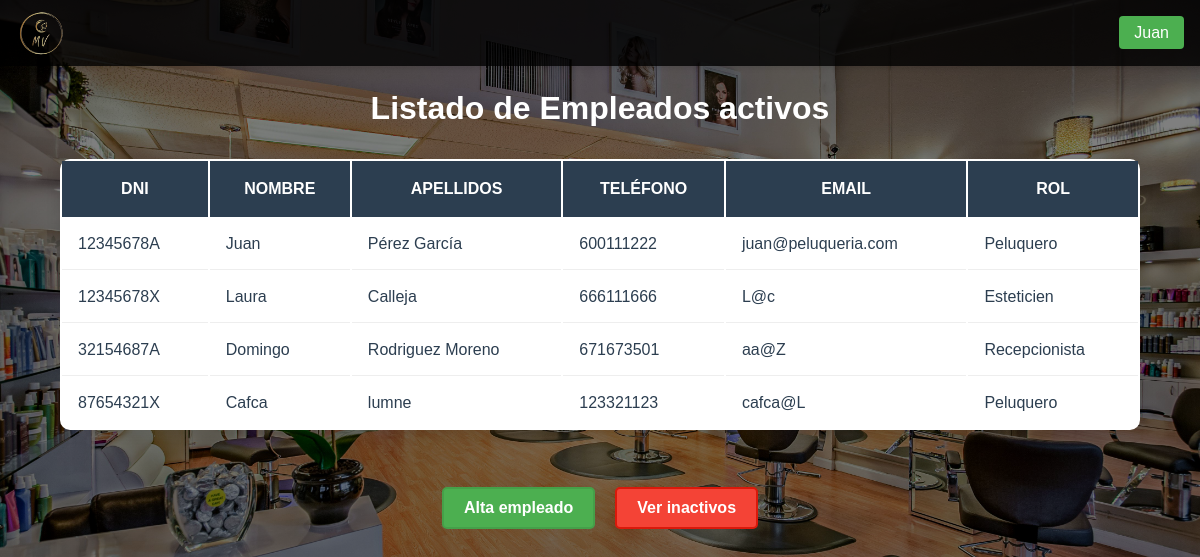
The page /paginas/empleados.php (signed in) on the database its author committed.
### tables this page shows
CREATE TABLE `empleados` (
  `dni` varchar(20) NOT NULL,
  `nombre` varchar(100) NOT NULL,
  `apellidos` varchar(100) NOT NULL,
  `telefono` varchar(15) DEFAULT NULL,
  `email` varchar(100) DEFAULT NULL,
  `id_rol` int DEFAULT NULL,
  `contraseña` varchar(255) NOT NULL,
  `es_admin` tinyint(1) NOT NULL DEFAULT '0',
  `activo` tinyint(1) DEFAULT '1',
  PRIMARY KEY (`dni`),
  KEY `id_rol` (`id_rol`),
  CONSTRAINT `empleados_ibfk_1` FOREIGN KEY (`id_rol`) REFERENCES `roles` (`id_rol`)
);

CREATE TABLE `roles` (
  `id_rol` int NOT NULL AUTO_INCREMENT,
  `nombre_rol` varchar(50) NOT NULL,
  PRIMARY KEY (`id_rol`)
);

### funcionalidades/verificar_admin.php (called while the page is built, shortened)
<?php
function esAdministrador($conn) {
    try {
        $stmt = $conn->prepare("SELECT es_admin FROM empleados WHERE dni = :dni AND activo = 1");
        $stmt->execute([':dni' => $_SESSION['dni']]);
        return ($stmt->fetch(PDO::FETCH_COLUMN) == 1);
    } catch (PDOException $e) {
        error_log("Error verificando admin: " . $e->getMessage());
        return false;
    }
}

### paginas/empleados.php (the view, shortened to what this page needs)
<?php
require_once $_SERVER['DOCUMENT_ROOT'] . '/TFGPeluqueria/funcionalidades/conexion.php';
require_once $_SERVER['DOCUMENT_ROOT'] . '/TFGPeluqueria/funcionalidades/verificar_admin.php';
include $_SERVER['DOCUMENT_ROOT'] . '/TFGPeluqueria/plantillas/navbar.php';
$esAdmin = esAdministrador($conn);
$mostrar = $_GET['mostrar'] ?? 'activos';
$condicion = ($mostrar === 'inactivos') ? 'e.activo = 0' : 'e.activo = 1';
$empleados = [];
try {
    $sql = "SELECT e.dni, e.nombre, e.apellidos, e.telefono, e.email, r.nombre_rol
            FROM empleados e
            INNER JOIN roles r ON e.id_rol = r.id_rol
            WHERE $condicion";
    $stmt = $conn->query($sql);
    $empleados = $stmt->fetchAll(PDO::FETCH_ASSOC);
} catch (PDOException $e) {
    error_log("Error al obtener empleados: " . $e->getMessage());
}
?>
<!DOCTYPE html>
<html lang="es">
<head>
    <link rel="stylesheet" href="/TFGPeluqueria/css/styles.css">
</head>
<body>
    <div class="contenedor-principal">
        <h1>Listado de Empleados <?= $mostrar === 'activos' ? 'activos' : 'inactivos' ?></h1>
        <table class="tabla-citas">
            <thead>
                <tr>
                    <th>DNI</th>
                    <th>Nombre</th>
                    <th>Apellidos</th>
                    <th>Teléfono</th>
                    <th>Email</th>
                    <th>Rol</th>
                </tr>
            </thead>
            <tbody>
                <?php foreach ($empleados as $empleado): ?>
                    <tr <?= $esAdmin ? 'onclick="window.location=\'editar_empleado.php?dni=' . htmlspecialchars($empleado['dni']) . '\'"' : '' ?>
                    class="<?= $esAdmin ? 'clickable-row' : '' ?>">
                        <td><?= htmlspecialchars($empleado['dni']) ?></td>
                        <td><?= htmlspecialchars($empleado['nombre']) ?></td>
                        <td><?= htmlspecialchars($empleado['apellidos']) ?></td>
                        <td><?= htmlspecialchars($empleado['telefono']) ?></td>
                        <td><?= htmlspecialchars($empleado['email']) ?></td>
                        <td><?= htmlspecialchars($empleado['nombre_rol']) ?></td>
                    </tr>
                <?php endforeach; ?>
            </tbody>
        </table>
        <div class="contenedor-botones">
            <?php if ($esAdmin): ?>
                <a href="/TFGPeluqueria/paginas/registro_empleados.php" class="boton-alta">Alta empleado</a>
                <a href="empleados.php?mostrar=<?= $mostrar === 'activos' ? 'inactivos' : 'activos' ?>" class="boton-baja">
                    <?= $mostrar === 'activos' ? 'Ver inactivos' : 'Ver activos' ?>
                </a>
            <?php endif; ?>
        </div>
    </div>
</body>
</html>

### css/styles.css (style rules this page uses)
* { margin: 0; padding: 0; box-sizing: border-box; font-family: 'Arial', sans-serif; }
:root { --color-primario: #2c3e50; --color-secundario: #e67e22; --fondo-beige: #FFF8DC; --tabla-dorado: #20d4da; --color-desplegables: rgba(25, 121, 230, 0.459); }
body { min-height: 100vh; position: relative; margin: 0; padding: 0; }
body::before { content: ""; position: absolute; top: 0; left: 0; width: 100%; height: 100%; background: linear-gradient(rgba(0, 0, 0, 0.5), rgba(0, 0, 0, 0.5)), url('/TFGPeluqueria/imagenes/Fondo.jpg') center/cover; background-attachment: scroll; }
.contenedor-principal, .registros-container { padding-top: 90px; position: relative; color: white; min-height: 100vh; display: flex; flex-direction: column; justify-content: flex-start; align-items: center; text-align: center; }
.tabla-citas { width: 90%; margin: 2rem auto; background: white; border-radius: 10px; box-shadow: 0 2px 15px rgba(0, 0, 0, 0.1); overflow: hidden; overflow-x: auto; }
.tabla-citas th { background-color: var(--color-primario); color: white; padding: 1.2rem; text-align: center; font-weight: 600; text-transform: uppercase; }
.tabla-citas td { padding: 1rem; border-bottom: 1px solid #eeeeee; color: var(--color-primario); }
.tabla-citas tr:last-child td { border-bottom: none; }
.boton-alta { background-color: #4CAF50; border: 2px solid #45a049; }
.contenedor-botones { display: flex; gap: 10px; margin: 15px 0; }
.boton-alta, .boton-baja { display: inline-block; padding: 10px 20px; border-radius: 5px; text-decoration: none; color: white; font-weight: bold; transition: background-color 0.3s ease; margin: 10px 5px; }
.boton-baja { background-color: #f44336; border: 2px solid #da190b; }

### rows shown on the page
empleados: dni "12345678A", nombre "Juan", apellidos "Pérez García", telefono "600111222", email "juan@peluqueria.com", id_rol.nombre_rol "Peluquero"
empleados: dni "12345678X", nombre "Laura", apellidos "Calleja", telefono "666111666", email "L@c", id_rol.nombre_rol "Esteticien"
empleados: dni "32154687A", nombre "Domingo", apellidos "Rodriguez Moreno", telefono "671673501", email "aa@Z", id_rol.nombre_rol "Recepcionista"
empleados: dni "87654321X", nombre "Cafca", apellidos "lumne", telefono "123321123", email "cafca@L", id_rol.nombre_rol "Peluquero"

### other values the page prints
$_SESSION['nombre'] "Juan"
